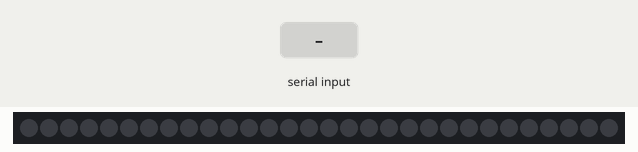
The sketch below on a simulated Arduino Uno, built with avr-gcc and run on an emulated ATmega328P. Parts: 30 RGB LEDs in strip order, left to right. The test bench sets the inputs (shaded band). Dim RGB values are drawn brighter than linear; colours are those a GRB WS2812 strip shows for the declared byte order.

Above: at 1.2 s.
1.3 s: "30,150\n" received over Serial
At 3.5 s:
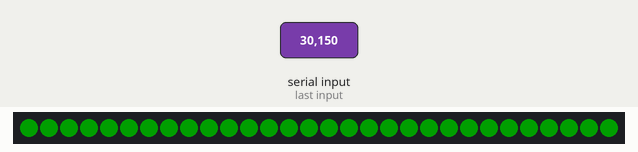
4.3 s: "5\n" received over Serial
At 6.5 s:
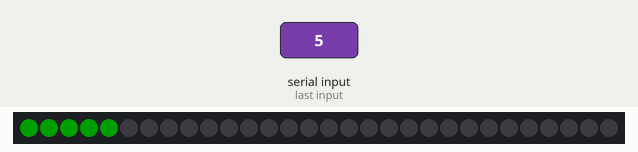
6.8 s: "30\n" received over Serial
At 8.8 s:
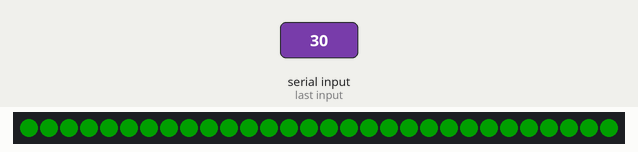
Timing chart, 0 to 10.3 s (numbered marks = the images above; inputs shaded):
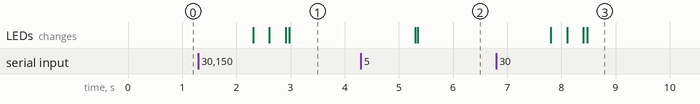

Measured:
- after the input at 1.3 s, the LEDs: first change after 1.0 s (image 1 shows a later state)
- after the input at 4.3 s, the LEDs: first change after 1.0 s (image 2 shows a later state)
- after the input at 6.8 s, the LEDs: first change after 1.0 s (image 3 shows a later state)

The sketch:

stockLed.ino
```cpp
#include <FastLED.h>

#define NUM_LEDS 30
#define DATA_PIN 6
CRGB leds[NUM_LEDS];
String dataStr;      // a variable to read incoming serial data into
int data;
int range;
void setup()
{
  Serial.begin(9600);
  FastLED.addLeds<WS2812, DATA_PIN, RGB>(leds, NUM_LEDS);
  FastLED.setBrightness(30);
  FastLED.show();
}
void loop() {
  if (Serial.available() > 0) {
    FastLED.clear();
    dataStr = Serial.readString();
    data = dataStr.toInt();
    // if it's a capital H (ASCII 72), turn on the LED:
    if (data == 30 ) buy();
    if (data == -30) sell();
    if (data <= 0) {
      for (int i = 0 ; i <= abs(data) - 1 ; i++)
      {
        leds[i].setRGB(0, 255, 0);
        FastLED.show();
        delay(10);
      }
    }
    if (data > 0) {
      for (int i = 0 ; i <= abs(data) - 1 ; i++)
      {
        leds[i].setRGB(255, 0, 0);
        FastLED.show();
        delay(10);
      }
    }
  }
}

void sell()
{
  for (int i = NUM_LEDS - 1; i >= 0 ; i--)
  {
    leds[i].setRGB(0, 255, 0);
    FastLED.show(); // This sends the updated piaXel color to the hardware.
    fadeall();
    delay(10);
  }
}

void buy() {
  for (int i = 0; i < NUM_LEDS; i++)
  {

    leds[i].setRGB(255, 0, 0);
    FastLED.show(); // This sends the updated piaXel color to the hardware.
    fadeall();
    delay(10);
  }
}

void fadeall()
{
  for (int i = 0; i < NUM_LEDS; i++)
  {
    leds[i].nscale8(250);
  }
}
```
